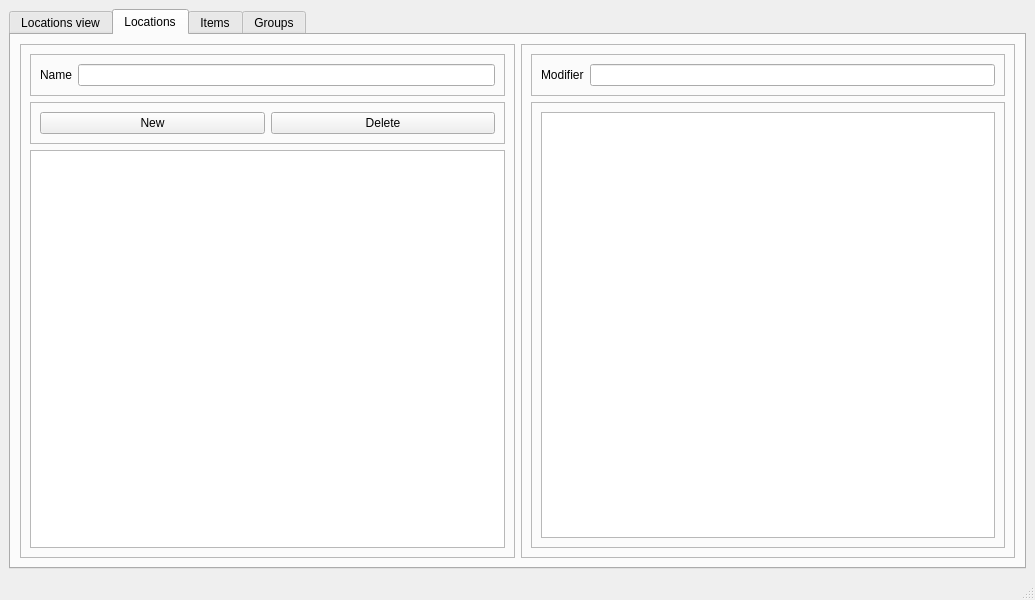
<?xml version="1.0" encoding="UTF-8"?>
<ui version="4.0">
 <class>MainWindow</class>
 <widget class="QMainWindow" name="MainWindow">
  <property name="geometry">
   <rect>
    <x>0</x>
    <y>0</y>
    <width>1035</width>
    <height>600</height>
   </rect>
  </property>
  <property name="windowTitle">
   <string>MainWindow</string>
  </property>
  <widget class="QWidget" name="centralwidget">
   <layout class="QVBoxLayout" name="verticalLayout">
    <item>
     <widget class="QTabWidget" name="tabWidget">
      <property name="currentIndex">
       <number>1</number>
      </property>
      <widget class="QWidget" name="locationsViewTab">
       <attribute name="title">
        <string>Locations view</string>
       </attribute>
       <layout class="QHBoxLayout" name="horizontalLayout_7">
        <item>
         <widget class="QListWidget" name="locationsSelectView"/>
        </item>
        <item>
         <widget class="QListWidget" name="itemsSelectView"/>
        </item>
        <item>
         <widget class="QFrame" name="frame_9">
          <property name="frameShape">
           <enum>QFrame::StyledPanel</enum>
          </property>
          <property name="frameShadow">
           <enum>QFrame::Raised</enum>
          </property>
          <layout class="QFormLayout" name="formLayout_2">
           <item row="1" column="1">
            <widget class="QLineEdit" name="itemPriceView">
             <property name="readOnly">
              <bool>true</bool>
             </property>
            </widget>
           </item>
           <item row="0" column="0">
            <widget class="QLabel" name="label_5">
             <property name="text">
              <string>Item</string>
             </property>
            </widget>
           </item>
           <item row="0" column="1">
            <widget class="QLineEdit" name="itemNameView">
             <property name="readOnly">
              <bool>true</bool>
             </property>
            </widget>
           </item>
           <item row="1" column="0">
            <widget class="QLabel" name="label_6">
             <property name="text">
              <string>Price</string>
             </property>
            </widget>
           </item>
           <item row="2" column="0">
            <spacer name="verticalSpacer_3">
             <property name="orientation">
              <enum>Qt::Vertical</enum>
             </property>
             <property name="sizeHint" stdset="0">
              <size>
               <width>20</width>
               <height>40</height>
              </size>
             </property>
            </spacer>
           </item>
          </layout>
         </widget>
        </item>
       </layout>
      </widget>
      <widget class="QWidget" name="locationsTab">
       <attribute name="title">
        <string>Locations</string>
       </attribute>
       <layout class="QHBoxLayout" name="horizontalLayout">
        <item>
         <widget class="QFrame" name="frame_10">
          <property name="sizePolicy">
           <sizepolicy hsizetype="Preferred" vsizetype="Preferred">
            <horstretch>0</horstretch>
            <verstretch>0</verstretch>
           </sizepolicy>
          </property>
          <property name="frameShape">
           <enum>QFrame::StyledPanel</enum>
          </property>
          <property name="frameShadow">
           <enum>QFrame::Raised</enum>
          </property>
          <layout class="QVBoxLayout" name="verticalLayout_5">
           <item>
            <widget class="QFrame" name="frame_12">
             <property name="frameShape">
              <enum>QFrame::StyledPanel</enum>
             </property>
             <property name="frameShadow">
              <enum>QFrame::Raised</enum>
             </property>
             <layout class="QHBoxLayout" name="horizontalLayout_9">
              <item>
               <widget class="QLabel" name="label_8">
                <property name="text">
                 <string>Name</string>
                </property>
               </widget>
              </item>
              <item>
               <widget class="QLineEdit" name="locationNameEdit"/>
              </item>
             </layout>
            </widget>
           </item>
           <item>
            <widget class="QFrame" name="frame_11">
             <property name="frameShape">
              <enum>QFrame::StyledPanel</enum>
             </property>
             <property name="frameShadow">
              <enum>QFrame::Raised</enum>
             </property>
             <layout class="QHBoxLayout" name="horizontalLayout_8">
              <item>
               <widget class="QPushButton" name="newLocation">
                <property name="text">
                 <string>New</string>
                </property>
               </widget>
              </item>
              <item>
               <widget class="QPushButton" name="deleteLocation">
                <property name="text">
                 <string>Delete</string>
                </property>
               </widget>
              </item>
             </layout>
            </widget>
           </item>
           <item>
            <widget class="QListWidget" name="locationSelection"/>
           </item>
          </layout>
         </widget>
        </item>
        <item>
         <widget class="QFrame" name="frame_8">
          <property name="sizePolicy">
           <sizepolicy hsizetype="Preferred" vsizetype="Preferred">
            <horstretch>0</horstretch>
            <verstretch>0</verstretch>
           </sizepolicy>
          </property>
          <property name="frameShape">
           <enum>QFrame::StyledPanel</enum>
          </property>
          <property name="frameShadow">
           <enum>QFrame::Raised</enum>
          </property>
          <layout class="QVBoxLayout" name="verticalLayout_6">
           <item>
            <widget class="QFrame" name="frame_13">
             <property name="frameShape">
              <enum>QFrame::StyledPanel</enum>
             </property>
             <property name="frameShadow">
              <enum>QFrame::Raised</enum>
             </property>
             <layout class="QHBoxLayout" name="horizontalLayout_11">
              <item>
               <widget class="QLabel" name="label_7">
                <property name="text">
                 <string>Modifier</string>
                </property>
               </widget>
              </item>
              <item>
               <widget class="QLineEdit" name="modifierEdit"/>
              </item>
             </layout>
            </widget>
           </item>
           <item>
            <widget class="QFrame" name="frame_7">
             <property name="frameShape">
              <enum>QFrame::StyledPanel</enum>
             </property>
             <property name="frameShadow">
              <enum>QFrame::Raised</enum>
             </property>
             <layout class="QVBoxLayout" name="verticalLayout_4">
              <item>
               <widget class="QListWidget" name="locationModifierSelection"/>
              </item>
             </layout>
            </widget>
           </item>
          </layout>
         </widget>
        </item>
       </layout>
      </widget>
      <widget class="QWidget" name="itemsTab">
       <attribute name="title">
        <string>Items</string>
       </attribute>
       <layout class="QHBoxLayout" name="horizontalLayout_6">
        <item>
         <widget class="QFrame" name="frame_4">
          <property name="sizePolicy">
           <sizepolicy hsizetype="Maximum" vsizetype="Preferred">
            <horstretch>0</horstretch>
            <verstretch>0</verstretch>
           </sizepolicy>
          </property>
          <property name="frameShape">
           <enum>QFrame::StyledPanel</enum>
          </property>
          <property name="frameShadow">
           <enum>QFrame::Raised</enum>
          </property>
          <layout class="QVBoxLayout" name="verticalLayout_3">
           <item>
            <widget class="QFrame" name="frame_6">
             <property name="frameShape">
              <enum>QFrame::StyledPanel</enum>
             </property>
             <property name="frameShadow">
              <enum>QFrame::Raised</enum>
             </property>
             <layout class="QFormLayout" name="formLayout">
              <item row="0" column="0">
               <widget class="QLabel" name="label_2">
                <property name="text">
                 <string>Name</string>
                </property>
               </widget>
              </item>
              <item row="0" column="1">
               <widget class="QLineEdit" name="itemNameEdit"/>
              </item>
              <item row="1" column="0">
               <widget class="QLabel" name="label_3">
                <property name="text">
                 <string>Base price</string>
                </property>
               </widget>
              </item>
              <item row="1" column="1">
               <widget class="QLineEdit" name="itemBasePrice"/>
              </item>
              <item row="2" column="0">
               <widget class="QLabel" name="label_4">
                <property name="text">
                 <string>Groups</string>
                </property>
               </widget>
              </item>
              <item row="2" column="1">
               <widget class="QListWidget" name="itemGroupSelect">
                <property name="selectionMode">
                 <enum>QAbstractItemView::ExtendedSelection</enum>
                </property>
               </widget>
              </item>
             </layout>
            </widget>
           </item>
           <item>
            <widget class="QFrame" name="frame_5">
             <property name="frameShape">
              <enum>QFrame::StyledPanel</enum>
             </property>
             <property name="frameShadow">
              <enum>QFrame::Raised</enum>
             </property>
             <layout class="QHBoxLayout" name="horizontalLayout_5">
              <item>
               <widget class="QPushButton" name="newItem">
                <property name="text">
                 <string>New</string>
                </property>
               </widget>
              </item>
              <item>
               <widget class="QPushButton" name="deleteItem">
                <property name="text">
                 <string>Delete</string>
                </property>
               </widget>
              </item>
             </layout>
            </widget>
           </item>
           <item>
            <spacer name="verticalSpacer_2">
             <property name="orientation">
              <enum>Qt::Vertical</enum>
             </property>
             <property name="sizeHint" stdset="0">
              <size>
               <width>20</width>
               <height>40</height>
              </size>
             </property>
            </spacer>
           </item>
          </layout>
         </widget>
        </item>
        <item>
         <widget class="QListWidget" name="itemEditView"/>
        </item>
       </layout>
      </widget>
      <widget class="QWidget" name="groupsTab">
       <attribute name="title">
        <string>Groups</string>
       </attribute>
       <layout class="QHBoxLayout" name="horizontalLayout_2">
        <item>
         <widget class="QFrame" name="frame">
          <property name="sizePolicy">
           <sizepolicy hsizetype="Maximum" vsizetype="Preferred">
            <horstretch>0</horstretch>
            <verstretch>0</verstretch>
           </sizepolicy>
          </property>
          <property name="frameShape">
           <enum>QFrame::StyledPanel</enum>
          </property>
          <property name="frameShadow">
           <enum>QFrame::Raised</enum>
          </property>
          <layout class="QVBoxLayout" name="verticalLayout_2">
           <item>
            <widget class="QFrame" name="frame_2">
             <property name="frameShape">
              <enum>QFrame::StyledPanel</enum>
             </property>
             <property name="frameShadow">
              <enum>QFrame::Raised</enum>
             </property>
             <layout class="QHBoxLayout" name="horizontalLayout_3">
              <item>
               <widget class="QLabel" name="label">
                <property name="text">
                 <string>Name</string>
                </property>
               </widget>
              </item>
              <item>
               <widget class="QLineEdit" name="groupNameEdit"/>
              </item>
             </layout>
            </widget>
           </item>
           <item>
            <widget class="QFrame" name="frame_3">
             <property name="frameShape">
              <enum>QFrame::StyledPanel</enum>
             </property>
             <property name="frameShadow">
              <enum>QFrame::Raised</enum>
             </property>
             <layout class="QHBoxLayout" name="horizontalLayout_4">
              <item>
               <widget class="QPushButton" name="newGroup">
                <property name="text">
                 <string>New</string>
                </property>
               </widget>
              </item>
              <item>
               <widget class="QPushButton" name="deleteGroup">
                <property name="text">
                 <string>Delete</string>
                </property>
               </widget>
              </item>
             </layout>
            </widget>
           </item>
           <item>
            <spacer name="verticalSpacer">
             <property name="orientation">
              <enum>Qt::Vertical</enum>
             </property>
             <property name="sizeHint" stdset="0">
              <size>
               <width>20</width>
               <height>40</height>
              </size>
             </property>
            </spacer>
           </item>
          </layout>
         </widget>
        </item>
        <item>
         <widget class="QListWidget" name="groupEditView"/>
        </item>
       </layout>
      </widget>
     </widget>
    </item>
   </layout>
  </widget>
  <widget class="QStatusBar" name="statusbar"/>
 </widget>
 <resources/>
 <connections/>
</ui>
